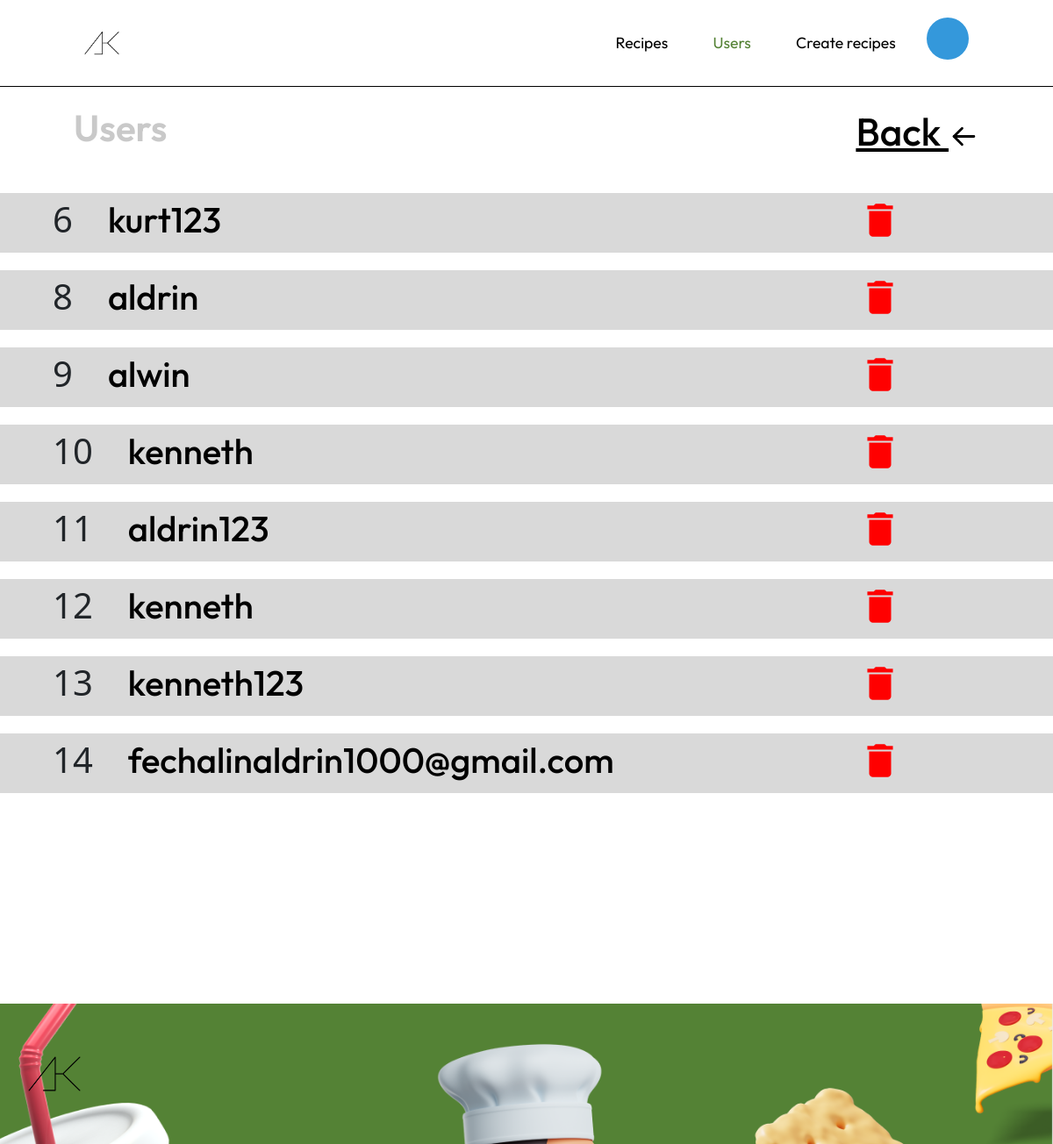
The page /listuser.php on the database as committed earlier.
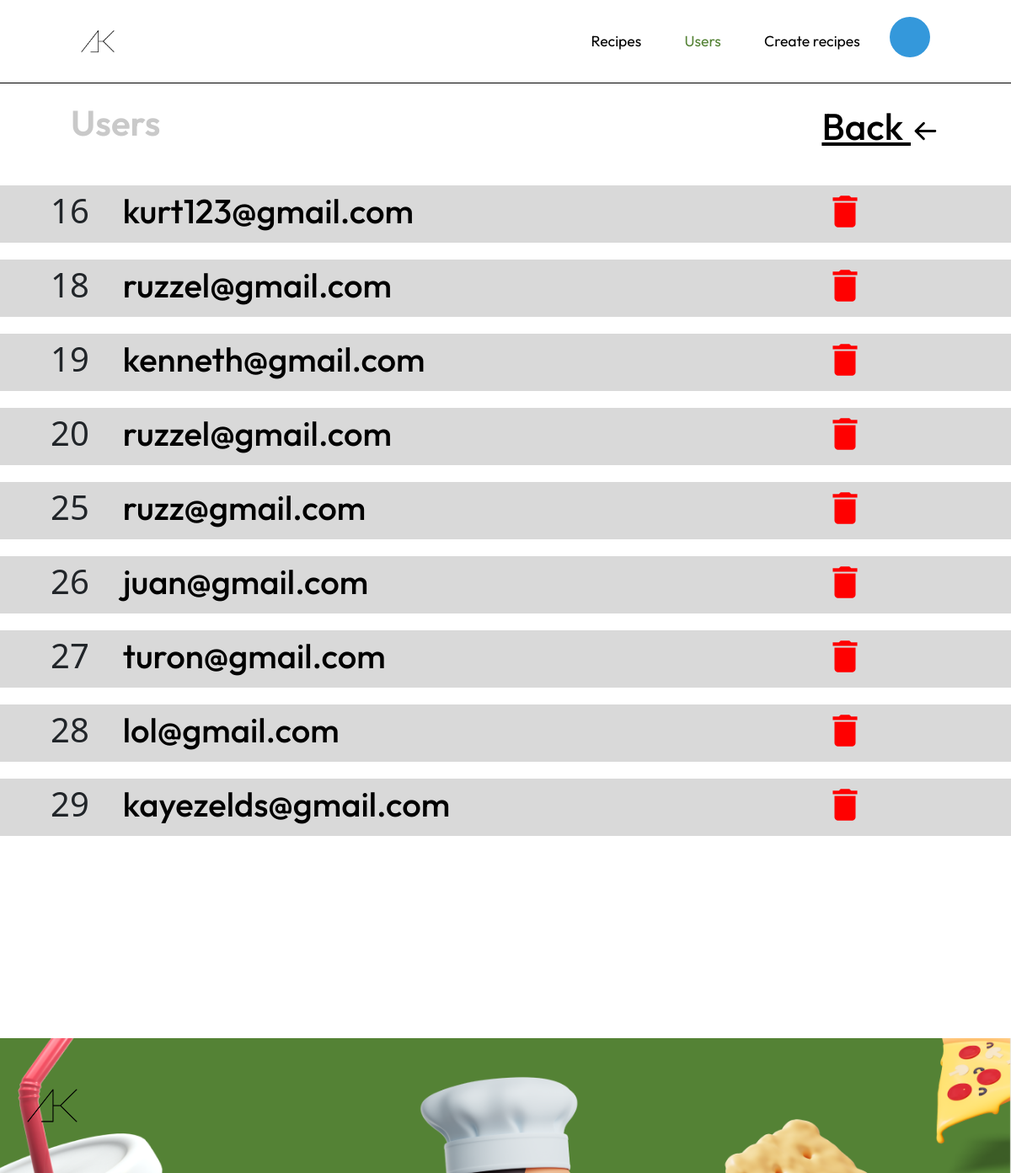
The same page on the database as committed later.
### tables this page shows
CREATE TABLE `users` (
  `id` int(11) NOT NULL,
  `email` varchar(255) NOT NULL,
  `password` varchar(255) NOT NULL
);

### listuser.php (the view, shortened to what this page needs)
<?php
require_once(__DIR__ . '/pagesPHP/connection.php');
?>
<!DOCTYPE html>
<html lang="en">
<head>
    <link href="https://cdn.jsdelivr.net/npm/bootstrap@5.0.2/dist/css/bootstrap.min.css" rel="stylesheet">
    <link rel="stylesheet" href="./style/homepage.css" />
</head>
<body>
    <nav class="navbar">
        <img class="logo" src="../assets/Logo.png" alt="" />
        <div class="navbar-links">
            <ul>
                <li>
                    <a href="homepage_admin.php">Recipes</a>
                </li>
                <li>
                    <a id="in-page" href="listuser.php">Users</a>
                </li>
                <li>
                    <a href="createrecipe.php">Create recipes</a>
                </li>
                <div class="dropdown">
                    <button onclick="myFunction()" class="dropbtn"></button>
                </div>
            </ul>
        </div>
    </nav>
    <section class="banner-sec">
        <h1 class="saved-recipe-title">Users</h1>
        <a class="back-saved-recipe" href="homepage_admin.php">Back
        </a>
    </section>
    <section>
        <?php
        $query = "SELECT * FROM users";
        $stmt = $pdo->prepare($query);
        $stmt->execute();
        $result = $stmt->fetchAll(PDO::FETCH_ASSOC);
        if ($result) {
            foreach ($result as $row) {
        ?>
                <div style=" background-color:#D9D9D9; margin-top: 20px;width:100%; display:flex; justify-content:space-between; align-items:center; margin-bottom: 10px">
                    <div style="margin-left:5%;  display: flex; align-items:center;  ">
                        <h1 style="margin-right:40px"><?= $row['id'] ?></h1>
                        <h1 style="font-family: Outfit; font-size: 2.5rem; color:black"><?= $row['email'] ?></h1>
                    </div>
                    <form action="code.php" method="POST">
                        <button style=" margin-right:160px; background-color:transparent; border:none" type="submit" value="<?= $row['id']; ?>" name="delete_user" class="btn btn-danger"><i style="font-size: 50px; color:red" class="large material-icons ">delete</i></button>
                    </form>
                </div>
            <?php
            }
        } else {
            ?>
            <p>No records found</p>
        <?php
        }
        ?>
    </section>
    <footer class="footer-sec">
        <img class="logo-footer" src="../assets/Logo.png" alt="" />
    </footer>
</body>
</html>

### style/homepage.css (style rules this page uses)
:root { --button-color: #548235; --font: 'Outfit', sans-serif; }
* { text-decoration: none; box-sizing: border-box; margin: 0; padding: 0; }
#in-page { color: var(--button-color); }
.navbar { width: 100%; display: flex; justify-content: flex-end; align-items: center; padding: 20px 8%; border-bottom: 1px solid black; background-color: rgb(255, 255, 255); }
.logo { margin-right: auto; max-width: 4%; background-size: cover; }
.navbar-links { height: 100%; }
.navbar-links ul { display: flex; margin: 0; padding: 0; }
.navbar-links li { list-style: none; }
.navbar-links li a { margin-right: 1.2rem; font-size: 1.1rem; font-family: var(--font); display: block; text-decoration: none; color: rgb(0, 0, 0); padding: 1rem; }
.dropbtn { background-color: #3498db; color: white; padding: 16px; font-size: 16px; border: none; cursor: pointer; }
.dropdown { position: relative; display: inline-block; }
.dropbtn { background-image: url('https://i.pinimg.com/736x/22/d9/b7/22d9b702a49aedb04fb7cbdc446e8f2b.jpg'); border-radius: 100%; background-position: center; background-size: cover; width: 3rem; height: 3rem; }
.footer-sec { display: flex; align-items: center; justify-content: flex-start; background-image: url(../assets/footer-img.png); width: 100%; height: 20vh; background-position: center; background-repeat: no-repeat; background-size: cover; margin-top: 240px; }
.logo-footer { background-position: center; background-size: cover; max-width: 5%; margin-left: 2rem; }
.banner-sec { width: 100%; padding: 20px 7%; display: flex; justify-content: space-between; align-items: center; }
.saved-recipe-title { color: #9c9c9c8c; font-family: Outfit; font-size: 2.625rem; font-style: normal; font-weight: 600; line-height: normal; }
.back-saved-recipe { color: #000; font-family: Outfit; font-size: 2.75rem; font-style: normal; font-weight: 500; line-height: normal; }
.back-arrow-saved { width: 2.1875rem; height: 2.1875rem; flex-shrink: 0; }

Rows that differ between the two databases and show on the page:
removed users: id "6", email "kurt123"
removed users: id "8", email "aldrin"
removed users: id "9", email "alwin"
removed users: id "10", email "kenneth"
removed users: id "11", email "aldrin123"
removed users: id "12", email "kenneth"
removed users: id "13", email "kenneth123"
removed users: id "14", email "fechalinaldrin1000@gmail.com"
added users: id "16", email "kurt123@gmail.com"
added users: id "18", email "ruzzel@gmail.com"
added users: id "19", email "kenneth@gmail.com"
added users: id "20", email "ruzzel@gmail.com"
added users: id "25", email "ruzz@gmail.com"
added users: id "26", email "juan@gmail.com"
added users: id "27", email "turon@gmail.com"
added users: id "28", email "lol@gmail.com"
added users: id "29", email "kayezelds@gmail.com"
